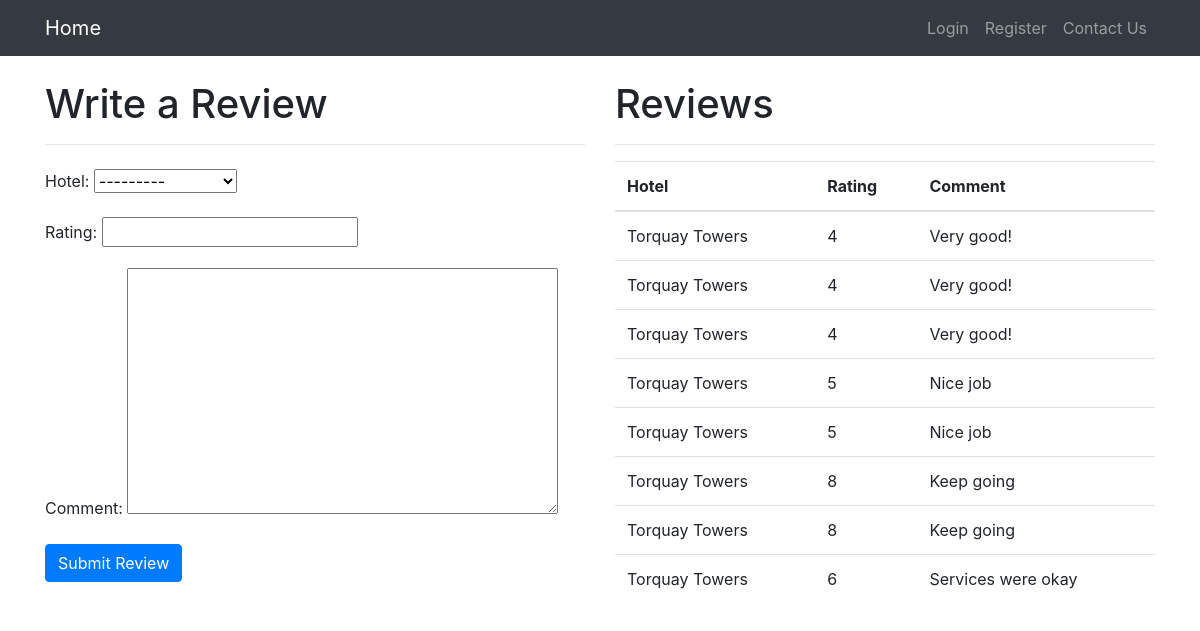
Screenshot of /reviews/create/ with the database file from the repository.
### visitors/models.py (models this page shows)
class Review(models.Model):
    hotel = models.ForeignKey(Hotel, on_delete=models.CASCADE)
    rating = models.IntegerField()
    comment = models.TextField()

class Hotel(models.Model):
    name = models.CharField(max_length=200)
    address = models.CharField(max_length=200, null=True)
    def __str__(self):
        return self.name
    class Meta:
        verbose_name_plural = 'Hotels'

### visitors/views.py (the view)
# urls.py: path('reviews/create/', views.create_review, name='review-create'),
@csrf_exempt
def create_review(request):
    if request.method == 'POST':
        form = ReviewForm(request.POST)
        if form.is_valid():
            form.save()
            messages.success(request, 'Your review has been saved!')
    else:
        form = ReviewForm()
    reviews = Review.objects.all()
    return render(request, 'review_form.html', {'form': form, 'reviews': reviews})

### visitors/models.py
class ReviewForm(forms.ModelForm):
    class Meta:
        model = Review
        fields = ['hotel', 'rating', 'comment']

### visitors/templates/review_form.html (shortened to what this page needs)
{% extends 'base.html' %}
{% block content %}
    <div class="row">
        <div class="col-md-6">
            <h1>Write a Review</h1>
            <hr>
            <form method="post" class="my-4">
                {{ form.as_p }}
                <button type="submit" class="btn btn-primary">Submit Review</button>
            </form>
        </div>
        <div class="col-md-6">
            <h1>Reviews</h1>
            <hr>
            <div class="table-responsive">
                <table class="table">
                    <thead>
                        <tr>
                            <th>Hotel</th>
                            <th>Rating</th>
                            <th>Comment</th>
                        </tr>
                    </thead>
                    <tbody>
                        {% for review in reviews %}
                        <tr>
                            <td>{{ review.hotel }}</td>
                            <td>{{ review.rating }}</td>
                            <td>{{ review.comment }}</td>
                        </tr>
                        {% endfor %}
                    </tbody>
                </table>
            </div>
        </div>
    </div>
{% endblock %}

### visitors/templates/base.html (shortened to what this page needs)
<!DOCTYPE html>
<html lang="en">
<head>
    <link rel="stylesheet" href="https://maxcdn.bootstrapcdn.com/bootstrap/4.5.2/css/bootstrap.min.css">
</head>
<body>
    <nav class="navbar navbar-expand-lg navbar-dark bg-dark">
        <div class="container">
            <a class="navbar-brand" href="/">Home</a>
            <div class="collapse navbar-collapse" id="navbarNav">
                <ul class="navbar-nav">
                    {% if user.is_authenticated %}
                      <li class="nav-item">
                        <a class="nav-link" href="{% url 'accounts:home' %}">Welcome {{ user.username }}</a>
                      </li>
                      <li class="nav-item">
                        <a class="nav-link" href="{% url 'accounts:logout' %}">Logout</a>
                      </li>
                    {% else %}
                      <li class="nav-item">
                        <a class="nav-link" href="{% url 'accounts:login' %}">Login</a>
                      </li>
                      <li class="nav-item">
                        <a class="nav-link" href="{% url 'accounts:signup' %}">Register</a>
                      </li>
                      <li class="nav-item">
                        <a class="nav-link" href="{% url 'visitors:contact' %}">Contact Us</a>
                      </li>
                    {% endif %}
                  </ul>
            </div>
        </div>
    </nav>
    <div class="container py-4">
        {% block content %}
        {% endblock %}
    </div>
</body>
</html>

### rows the page displays
Review: hotel "Torquay Towers", rating "4", comment "Very good!"
Review: hotel "Torquay Towers", rating "4", comment "Very good!"
Review: hotel "Torquay Towers", rating "4", comment "Very good!"
Review: hotel "Torquay Towers", rating "5", comment "Nice job"
Review: hotel "Torquay Towers", rating "5", comment "Nice job"
Review: hotel "Torquay Towers", rating "8", comment "Keep going"
Review: hotel "Torquay Towers", rating "8", comment "Keep going"
Review: hotel "Torquay Towers", rating "6", comment "Services were okay"
